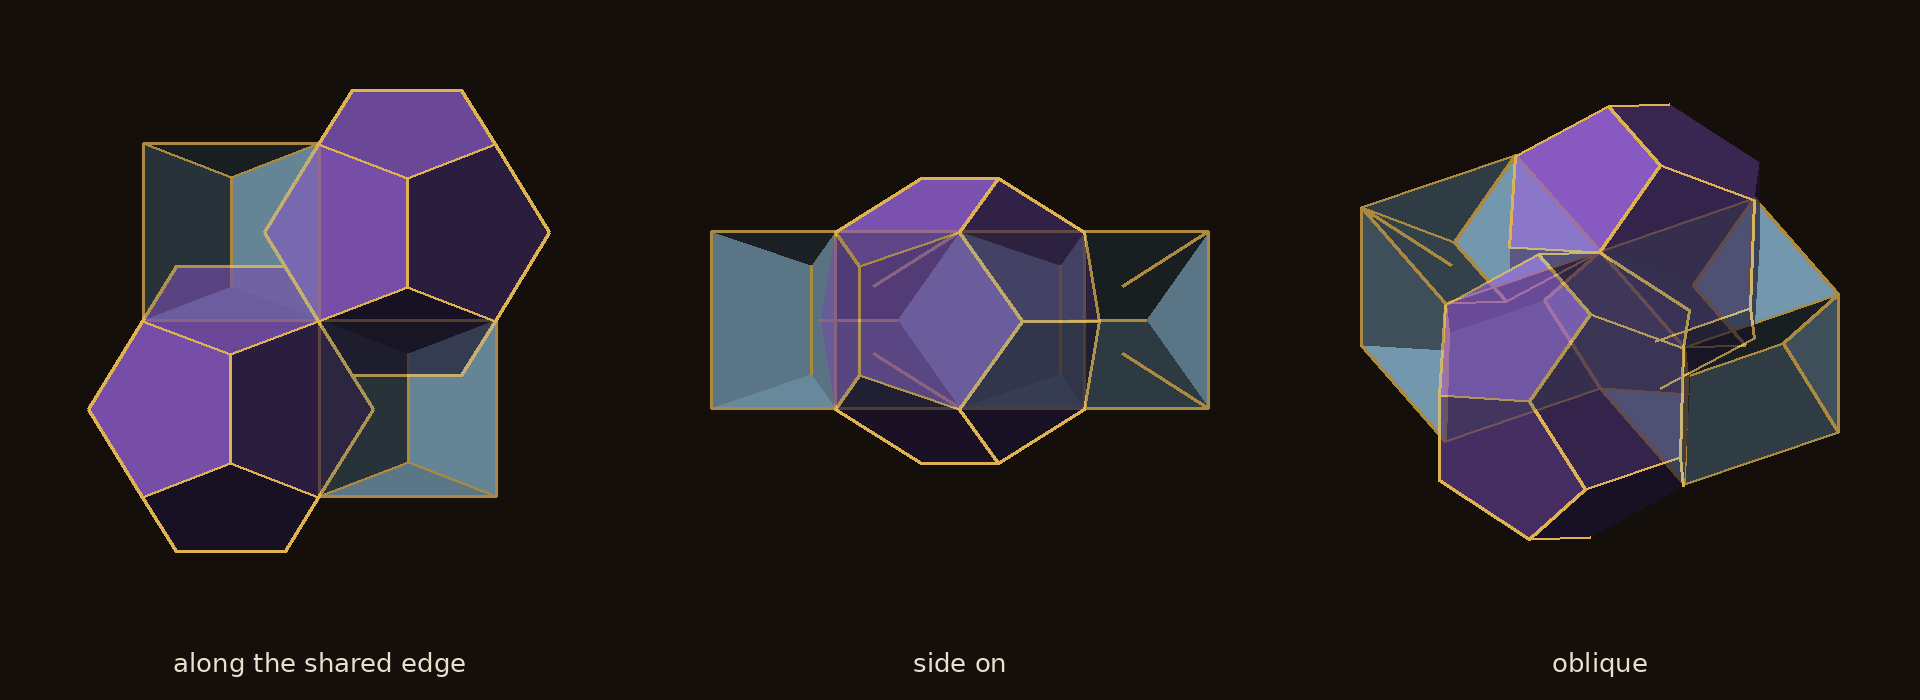

Source code (Python):
# DICTO 10-22: in the dodecahedron layer, "two partially rotated dodecas and the hourglass space between them;
# the profile of an elongated hexagon". Two dodecahedra on cubes that share an edge (cells (0,0,0) and (1,1,0) of the
# cubic lattice of edge phi), and the space between them that is not dodecahedron: the parts of the two Dogstars on
# the cells (1,0,0) and (0,1,0) next to both (each Dogstar = cube minus six roofs). Drawn: dodecahedra violet,
# the two Dogstars as glass. Three views: along the shared cube edge (z), side on (along x+y), and oblique.
import math, numpy as np
from PIL import Image, ImageDraw, ImageFont
import mixes3 as M
import pieces_figure as PF
phi=M.phi; h=phi/2
def faces_of(V): return PF.tri(PF.hull_faces(V))
cell=lambda i,j,k: np.array([i*phi,j*phi,k*phi])
dodecs=[PF.orient(faces_of(M.DOD+cell(0,0,0))), PF.orient(faces_of(M.DOD+cell(1,1,0)))]
S=[PF.orient([t+cell(1,0,0) for t in PF.PIECES[4][2]]), PF.orient([t+cell(0,1,0) for t in PF.PIECES[4][2]])]
def view(Rv,px=640):
    PF.Rv=Rv
    allT=[t for T in dodecs+S for t in T]; c=np.mean(np.vstack(allT),0)
    scale=px*0.17
    def lay(T,col):
        T2=[t-c for t in T]
        return PF.render(T2,col,px,scale)
    base=lay([t for T in dodecs for t in T],(138,92,196))
    glass=lay([t for T in S for t in T],(150,200,230))
    a=np.array(base).astype(float); g=np.array(glass).astype(float); bg=np.array(PF.GROUND,float)
    gm=np.any(np.abs(g-bg)>3,axis=2); dm=np.any(np.abs(a-bg)>3,axis=2)
    out=a.copy(); out[gm&~dm]=g[gm&~dm]*0.75+bg*0.25          # glass where no dodecahedron
    out[gm&dm]=a[gm&dm]*0.72+g[gm&dm]*0.28                    # glass over dodecahedra: a tint
    return Image.fromarray(out.astype(np.uint8))
V=[('along the shared edge',PF.rot((1,0,0),0)),('side on',PF.rot((1,0,0),-math.pi/2)@PF.rot((0,0,1),math.pi/4)),('oblique',PF.rot((1,0,0),-0.9)@PF.rot((0,0,1),0.5))]
px=640; f=ImageFont.truetype('/usr/share/fonts/truetype/dejavu/DejaVuSans.ttf',26)
sheet=Image.new('RGB',(3*px,px+60),PF.GROUND); d=ImageDraw.Draw(sheet)
for i,(name,R) in enumerate(V):
    sheet.paste(view(R,px),(i*px,0)); d.text((i*px+px/2,px+12),name,font=f,fill=(233,224,208),anchor='mt')
sheet.save('hourglass.png'); print('ok')
